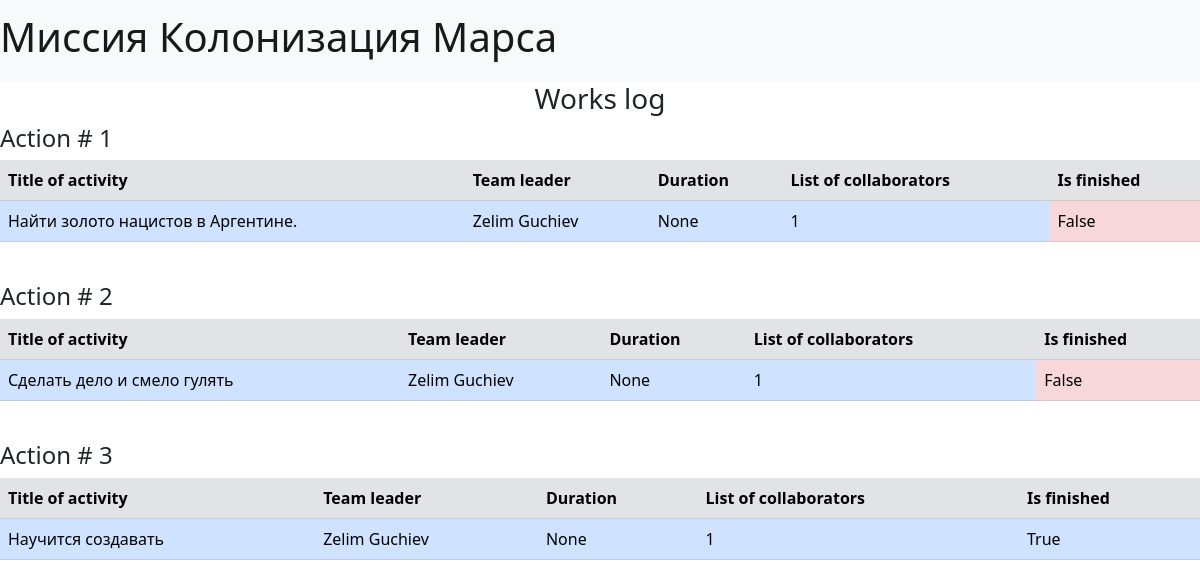
The page / on the database its author committed.
### data/jobs.py (models this page shows, shortened)
class Jobs(SqlAlchemyBase):
    __tablename__ = 'jobs'
    id = sqlalchemy.Column(sqlalchemy.Integer, primary_key=True, autoincrement=True)
    job = sqlalchemy.Column(sqlalchemy.String)
    collaborators = sqlalchemy.Column(sqlalchemy.String)
    work_size = sqlalchemy.Column(sqlalchemy.Integer)
    start_date = sqlalchemy.Column(sqlalchemy.DateTime, default=datetime.datetime.now)
    end_date = sqlalchemy.Column(sqlalchemy.DateTime)
    is_finished = sqlalchemy.Column(sqlalchemy.Boolean)
    team_leader = sqlalchemy.Column(sqlalchemy.Integer, sqlalchemy.ForeignKey("users.id"))
    user = orm.relation("User")

### data/marsian.py (models this page shows, shortened)
class User(SqlAlchemyBase):
    __tablename__ = 'users'
    id = sqlalchemy.Column(sqlalchemy.Integer, primary_key=True, autoincrement=True)
    surname = sqlalchemy.Column(sqlalchemy.String)
    name = sqlalchemy.Column(sqlalchemy.String)
    age = sqlalchemy.Column(sqlalchemy.Integer)
    position = sqlalchemy.Column(sqlalchemy.String)
    speciality = sqlalchemy.Column(sqlalchemy.String)
    address = sqlalchemy.Column(sqlalchemy.String)
    email = sqlalchemy.Column(sqlalchemy.String, unique=True)
    hashed_password = sqlalchemy.Column(sqlalchemy.String)
    modified_date = sqlalchemy.Column(sqlalchemy.DateTime)

### main.py (the view)
@app.route('/')
def index():
    sess = create_session()
    jobs = sess.query(Jobs).all()
    return render_template('works.html', title="Работы", jobs=jobs)

### data/db_session.py (called while the page is built)
def create_session() -> Session:
    global __factory
    return __factory()

### templates/works.html
{% extends "base.html" %}
{% block content %}
<h3 style="text-align: center;">Works log</h3>
{% for job in jobs %}
    <div>
        <h4>Action # {{job.id}}</h4>
        <table class="table">
            <tr>
                <th class="table-secondary">Title of activity</th>
                <th class="table-secondary">Team leader</th>
                <th class="table-secondary">Duration</th>
                <th class="table-secondary">List of collaborators</th>
                <th class="table-secondary">Is finished</th>
            </tr>
            <tr>
                <td class="table-primary">{{job.job}}</td>
                <td class="table-primary">{{job.user.name}} {{job.user.surname}}</td>
                <td class="table-primary">{{job.work_size}}</td>
                <td class="table-primary">{{job.collaborators}}</td>
                {% if job.is_finished %}
                    <td class="table-primary">{{job.is_finished}}</td>
                {% else %}
                    <td class="table-danger">{{job.is_finished}}</td>
                {% endif %}
            </tr>
        </table><br>
    </div>
{% endfor %}
{% endblock %}

### rows shown on the page
Jobs: id "1", job "Найти золото нацистов в Аргентине.", user.name "Zelim", user.surname "Guchiev", work_size "None", collaborators "1", is_finished "False"
Jobs: id "2", job "Сделать дело и смело гулять", user.name "Zelim", user.surname "Guchiev", work_size "None", collaborators "1", is_finished "False"
Jobs: id "3", job "Научится создавать", user.name "Zelim", user.surname "Guchiev", work_size "None", collaborators "1", is_finished "True"
